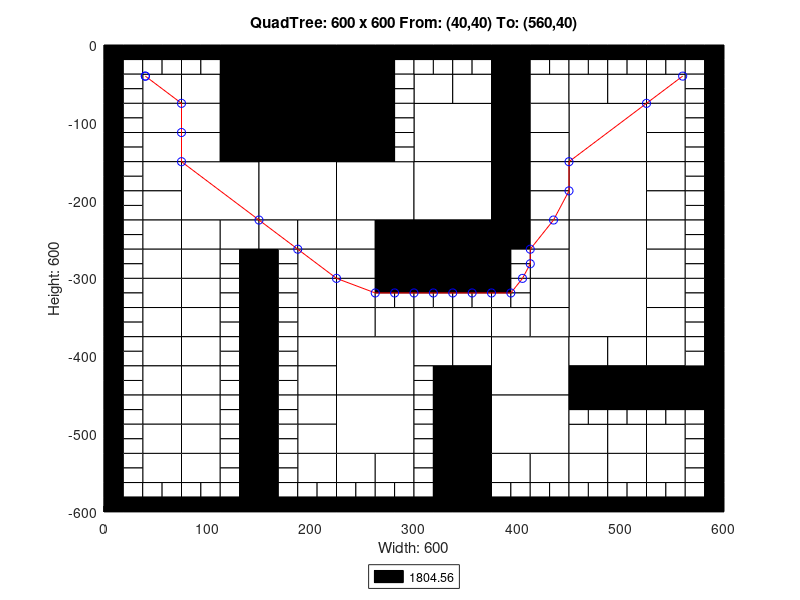

Here is the MATLAB script that generated this plot:
axis([0 600 -600 0]);
title('QuadTree: 600 x 600 From: (40,40) To: (560,40)');
xlabel('Width: 600');
ylabel('Height: 600');
rectangle('Position',[150 -75 75 75], 'FaceColor',[0 0 0]);
rectangle('Position',[150 -150 75 75], 'FaceColor',[0 0 0]);
rectangle('Position',[75 -225 75 75], 'FaceColor',[1 1 1]);
rectangle('Position',[150 -225 75 75], 'FaceColor',[1 1 1]);
rectangle('Position',[225 -225 75 75], 'FaceColor',[1 1 1]);
rectangle('Position',[300 -150 75 75], 'FaceColor',[1 1 1]);
rectangle('Position',[450 -150 75 75], 'FaceColor',[1 1 1]);
rectangle('Position',[300 -225 75 75], 'FaceColor',[1 1 1]);
rectangle('Position',[300 -300 75 75], 'FaceColor',[0 0 0]);
rectangle('Position',[450 -225 75 75], 'FaceColor',[1 1 1]);
rectangle('Position',[450 -300 75 75], 'FaceColor',[1 1 1]);
rectangle('Position',[225 -450 75 75], 'FaceColor',[1 1 1]);
rectangle('Position',[225 -525 75 75], 'FaceColor',[1 1 1]);
rectangle('Position',[375 -450 75 75], 'FaceColor',[1 1 1]);
rectangle('Position',[450 -375 75 75], 'FaceColor',[1 1 1]);
rectangle('Position',[375 -525 75 75], 'FaceColor',[1 1 1]);
rectangle('Position',[37.5 -75 37.5 37.5], 'FaceColor',[1 1 1]);
rectangle('Position',[112.5 -37.5 37.5 37.5], 'FaceColor',[0 0 0]);
rectangle('Position',[75 -75 37.5 37.5], 'FaceColor',[1 1 1]);
rectangle('Position',[112.5 -75 37.5 37.5], 'FaceColor',[0 0 0]);
rectangle('Position',[37.5 -112.5 37.5 37.5], 'FaceColor',[1 1 1]);
rectangle('Position',[37.5 -150 37.5 37.5], 'FaceColor',[1 1 1]);
rectangle('Position',[75 -112.5 37.5 37.5], 'FaceColor',[1 1 1]);
rectangle('Position',[112.5 -112.5 37.5 37.5], 'FaceColor',[0 0 0]);
rectangle('Position',[75 -150 37.5 37.5], 'FaceColor',[1 1 1]);
rectangle('Position',[112.5 -150 37.5 37.5], 'FaceColor',[0 0 0]);
rectangle('Position',[225 -37.5 37.5 37.5], 'FaceColor',[0 0 0]);
rectangle('Position',[225 -75 37.5 37.5], 'FaceColor',[0 0 0]);
rectangle('Position',[225 -112.5 37.5 37.5], 'FaceColor',[0 0 0]);
rectangle('Position',[225 -150 37.5 37.5], 'FaceColor',[0 0 0]);
rectangle('Position',[37.5 -187.5 37.5 37.5], 'FaceColor',[1 1 1]);
rectangle('Position',[37.5 -225 37.5 37.5], 'FaceColor',[1 1 1]);
rectangle('Position',[37.5 -262.5 37.5 37.5], 'FaceColor',[1 1 1]);
rectangle('Position',[37.5 -300 37.5 37.5], 'FaceColor',[1 1 1]);
rectangle('Position',[75 -262.5 37.5 37.5], 'FaceColor',[1 1 1]);
rectangle('Position',[112.5 -262.5 37.5 37.5], 'FaceColor',[1 1 1]);
rectangle('Position',[75 -300 37.5 37.5], 'FaceColor',[1 1 1]);
rectangle('Position',[150 -262.5 37.5 37.5], 'FaceColor',[1 1 1]);
rectangle('Position',[187.5 -262.5 37.5 37.5], 'FaceColor',[1 1 1]);
rectangle('Position',[187.5 -300 37.5 37.5], 'FaceColor',[1 1 1]);
rectangle('Position',[225 -262.5 37.5 37.5], 'FaceColor',[1 1 1]);
rectangle('Position',[262.5 -262.5 37.5 37.5], 'FaceColor',[0 0 0]);
rectangle('Position',[225 -300 37.5 37.5], 'FaceColor',[1 1 1]);
rectangle('Position',[262.5 -300 37.5 37.5], 'FaceColor',[0 0 0]);
rectangle('Position',[300 -75 37.5 37.5], 'FaceColor',[1 1 1]);
rectangle('Position',[337.5 -75 37.5 37.5], 'FaceColor',[1 1 1]);
rectangle('Position',[375 -37.5 37.5 37.5], 'FaceColor',[0 0 0]);
rectangle('Position',[375 -75 37.5 37.5], 'FaceColor',[0 0 0]);
rectangle('Position',[412.5 -75 37.5 37.5], 'FaceColor',[1 1 1]);
rectangle('Position',[375 -112.5 37.5 37.5], 'FaceColor',[0 0 0]);
rectangle('Position',[412.5 -112.5 37.5 37.5], 'FaceColor',[1 1 1]);
rectangle('Position',[375 -150 37.5 37.5], 'FaceColor',[0 0 0]);
rectangle('Position',[412.5 -150 37.5 37.5], 'FaceColor',[1 1 1]);
rectangle('Position',[450 -75 37.5 37.5], 'FaceColor',[1 1 1]);
rectangle('Position',[487.5 -75 37.5 37.5], 'FaceColor',[1 1 1]);
rectangle('Position',[525 -75 37.5 37.5], 'FaceColor',[1 1 1]);
rectangle('Position',[525 -112.5 37.5 37.5], 'FaceColor',[1 1 1]);
rectangle('Position',[525 -150 37.5 37.5], 'FaceColor',[1 1 1]);
rectangle('Position',[375 -187.5 37.5 37.5], 'FaceColor',[0 0 0]);
rectangle('Position',[412.5 -187.5 37.5 37.5], 'FaceColor',[1 1 1]);
rectangle('Position',[375 -225 37.5 37.5], 'FaceColor',[0 0 0]);
rectangle('Position',[412.5 -225 37.5 37.5], 'FaceColor',[1 1 1]);
rectangle('Position',[375 -262.5 37.5 37.5], 'FaceColor',[0 0 0]);
rectangle('Position',[412.5 -262.5 37.5 37.5], 'FaceColor',[1 1 1]);
rectangle('Position',[412.5 -300 37.5 37.5], 'FaceColor',[1 1 1]);
rectangle('Position',[525 -187.5 37.5 37.5], 'FaceColor',[1 1 1]);
rectangle('Position',[525 -225 37.5 37.5], 'FaceColor',[1 1 1]);
rectangle('Position',[525 -262.5 37.5 37.5], 'FaceColor',[1 1 1]);
rectangle('Position',[525 -300 37.5 37.5], 'FaceColor',[1 1 1]);
rectangle('Position',[37.5 -337.5 37.5 37.5], 'FaceColor',[1 1 1]);
rectangle('Position',[37.5 -375 37.5 37.5], 'FaceColor',[1 1 1]);
rectangle('Position',[75 -337.5 37.5 37.5], 'FaceColor',[1 1 1]);
rectangle('Position',[75 -375 37.5 37.5], 'FaceColor',[1 1 1]);
rectangle('Position',[37.5 -412.5 37.5 37.5], 'FaceColor',[1 1 1]);
rectangle('Position',[37.5 -450 37.5 37.5], 'FaceColor',[1 1 1]);
rectangle('Position',[75 -412.5 37.5 37.5], 'FaceColor',[1 1 1]);
rectangle('Position',[75 -450 37.5 37.5], 'FaceColor',[1 1 1]);
rectangle('Position',[187.5 -337.5 37.5 37.5], 'FaceColor',[1 1 1]);
rectangle('Position',[187.5 -375 37.5 37.5], 'FaceColor',[1 1 1]);
rectangle('Position',[225 -337.5 37.5 37.5], 'FaceColor',[1 1 1]);
rectangle('Position',[225 -375 37.5 37.5], 'FaceColor',[1 1 1]);
rectangle('Position',[262.5 -375 37.5 37.5], 'FaceColor',[1 1 1]);
rectangle('Position',[187.5 -412.5 37.5 37.5], 'FaceColor',[1 1 1]);
rectangle('Position',[187.5 -450 37.5 37.5], 'FaceColor',[1 1 1]);
rectangle('Position',[37.5 -487.5 37.5 37.5], 'FaceColor',[1 1 1]);
rectangle('Position',[37.5 -525 37.5 37.5], 'FaceColor',[1 1 1]);
rectangle('Position',[75 -487.5 37.5 37.5], 'FaceColor',[1 1 1]);
rectangle('Position',[75 -525 37.5 37.5], 'FaceColor',[1 1 1]);
rectangle('Position',[37.5 -562.5 37.5 37.5], 'FaceColor',[1 1 1]);
rectangle('Position',[75 -562.5 37.5 37.5], 'FaceColor',[1 1 1]);
rectangle('Position',[187.5 -487.5 37.5 37.5], 'FaceColor',[1 1 1]);
rectangle('Position',[187.5 -525 37.5 37.5], 'FaceColor',[1 1 1]);
rectangle('Position',[187.5 -562.5 37.5 37.5], 'FaceColor',[1 1 1]);
rectangle('Position',[225 -562.5 37.5 37.5], 'FaceColor',[1 1 1]);
rectangle('Position',[262.5 -562.5 37.5 37.5], 'FaceColor',[1 1 1]);
rectangle('Position',[300 -375 37.5 37.5], 'FaceColor',[1 1 1]);
rectangle('Position',[337.5 -375 37.5 37.5], 'FaceColor',[1 1 1]);
rectangle('Position',[412.5 -337.5 37.5 37.5], 'FaceColor',[1 1 1]);
rectangle('Position',[375 -375 37.5 37.5], 'FaceColor',[1 1 1]);
rectangle('Position',[412.5 -375 37.5 37.5], 'FaceColor',[1 1 1]);
rectangle('Position',[300 -412.5 37.5 37.5], 'FaceColor',[1 1 1]);
rectangle('Position',[337.5 -412.5 37.5 37.5], 'FaceColor',[1 1 1]);
rectangle('Position',[337.5 -450 37.5 37.5], 'FaceColor',[0 0 0]);
rectangle('Position',[525 -337.5 37.5 37.5], 'FaceColor',[1 1 1]);
rectangle('Position',[525 -375 37.5 37.5], 'FaceColor',[1 1 1]);
rectangle('Position',[450 -412.5 37.5 37.5], 'FaceColor',[1 1 1]);
rectangle('Position',[487.5 -412.5 37.5 37.5], 'FaceColor',[1 1 1]);
rectangle('Position',[450 -450 37.5 37.5], 'FaceColor',[0 0 0]);
rectangle('Position',[487.5 -450 37.5 37.5], 'FaceColor',[0 0 0]);
rectangle('Position',[525 -412.5 37.5 37.5], 'FaceColor',[1 1 1]);
rectangle('Position',[525 -450 37.5 37.5], 'FaceColor',[0 0 0]);
rectangle('Position',[562.5 -450 37.5 37.5], 'FaceColor',[0 0 0]);
rectangle('Position',[337.5 -487.5 37.5 37.5], 'FaceColor',[0 0 0]);
rectangle('Position',[337.5 -525 37.5 37.5], 'FaceColor',[0 0 0]);
rectangle('Position',[337.5 -562.5 37.5 37.5], 'FaceColor',[0 0 0]);
rectangle('Position',[337.5 -600 37.5 37.5], 'FaceColor',[0 0 0]);
rectangle('Position',[375 -562.5 37.5 37.5], 'FaceColor',[1 1 1]);
rectangle('Position',[412.5 -562.5 37.5 37.5], 'FaceColor',[1 1 1]);
rectangle('Position',[450 -525 37.5 37.5], 'FaceColor',[1 1 1]);
rectangle('Position',[487.5 -525 37.5 37.5], 'FaceColor',[1 1 1]);
rectangle('Position',[525 -525 37.5 37.5], 'FaceColor',[1 1 1]);
rectangle('Position',[450 -562.5 37.5 37.5], 'FaceColor',[1 1 1]);
rectangle('Position',[487.5 -562.5 37.5 37.5], 'FaceColor',[1 1 1]);
rectangle('Position',[525 -562.5 37.5 37.5], 'FaceColor',[1 1 1]);
rectangle('Position',[0 -18.75 18.75 18.75], 'FaceColor',[0 0 0]);
rectangle('Position',[18.75 -18.75 18.75 18.75], 'FaceColor',[0 0 0]);
rectangle('Position',[0 -37.5 18.75 18.75], 'FaceColor',[0 0 0]);
rectangle('Position',[18.75 -37.5 18.75 18.75], 'FaceColor',[1 1 1]);
rectangle('Position',[37.5 -18.75 18.75 18.75], 'FaceColor',[0 0 0]);
rectangle('Position',[56.25 -18.75 18.75 18.75], 'FaceColor',[0 0 0]);
rectangle('Position',[37.5 -37.5 18.75 18.75], 'FaceColor',[1 1 1]);
rectangle('Position',[56.25 -37.5 18.75 18.75], 'FaceColor',[1 1 1]);
rectangle('Position',[0 -56.25 18.75 18.75], 'FaceColor',[0 0 0]);
rectangle('Position',[18.75 -56.25 18.75 18.75], 'FaceColor',[1 1 1]);
rectangle('Position',[0 -75 18.75 18.75], 'FaceColor',[0 0 0]);
rectangle('Position',[18.75 -75 18.75 18.75], 'FaceColor',[1 1 1]);
rectangle('Position',[75 -18.75 18.75 18.75], 'FaceColor',[0 0 0]);
rectangle('Position',[93.75 -18.75 18.75 18.75], 'FaceColor',[0 0 0]);
rectangle('Position',[75 -37.5 18.75 18.75], 'FaceColor',[1 1 1]);
rectangle('Position',[93.75 -37.5 18.75 18.75], 'FaceColor',[1 1 1]);
rectangle('Position',[0 -93.75 18.75 18.75], 'FaceColor',[0 0 0]);
rectangle('Position',[18.75 -93.75 18.75 18.75], 'FaceColor',[1 1 1]);
rectangle('Position',[0 -112.5 18.75 18.75], 'FaceColor',[0 0 0]);
rectangle('Position',[18.75 -112.5 18.75 18.75], 'FaceColor',[1 1 1]);
rectangle('Position',[0 -131.25 18.75 18.75], 'FaceColor',[0 0 0]);
rectangle('Position',[18.75 -131.25 18.75 18.75], 'FaceColor',[1 1 1]);
rectangle('Position',[0 -150 18.75 18.75], 'FaceColor',[0 0 0]);
rectangle('Position',[18.75 -150 18.75 18.75], 'FaceColor',[1 1 1]);
rectangle('Position',[262.5 -18.75 18.75 18.75], 'FaceColor',[0 0 0]);
rectangle('Position',[281.25 -18.75 18.75 18.75], 'FaceColor',[0 0 0]);
rectangle('Position',[262.5 -37.5 18.75 18.75], 'FaceColor',[0 0 0]);
rectangle('Position',[281.25 -37.5 18.75 18.75], 'FaceColor',[1 1 1]);
rectangle('Position',[262.5 -56.25 18.75 18.75], 'FaceColor',[0 0 0]);
rectangle('Position',[281.25 -56.25 18.75 18.75], 'FaceColor',[1 1 1]);
rectangle('Position',[262.5 -75 18.75 18.75], 'FaceColor',[0 0 0]);
rectangle('Position',[281.25 -75 18.75 18.75], 'FaceColor',[1 1 1]);
rectangle('Position',[262.5 -93.75 18.75 18.75], 'FaceColor',[0 0 0]);
rectangle('Position',[281.25 -93.75 18.75 18.75], 'FaceColor',[1 1 1]);
rectangle('Position',[262.5 -112.5 18.75 18.75], 'FaceColor',[0 0 0]);
rectangle('Position',[281.25 -112.5 18.75 18.75], 'FaceColor',[1 1 1]);
rectangle('Position',[262.5 -131.25 18.75 18.75], 'FaceColor',[0 0 0]);
rectangle('Position',[281.25 -131.25 18.75 18.75], 'FaceColor',[1 1 1]);
rectangle('Position',[262.5 -150 18.75 18.75], 'FaceColor',[0 0 0]);
rectangle('Position',[281.25 -150 18.75 18.75], 'FaceColor',[1 1 1]);
rectangle('Position',[0 -168.75 18.75 18.75], 'FaceColor',[0 0 0]);
rectangle('Position',[18.75 -168.75 18.75 18.75], 'FaceColor',[1 1 1]);
rectangle('Position',[0 -187.5 18.75 18.75], 'FaceColor',[0 0 0]);
rectangle('Position',[18.75 -187.5 18.75 18.75], 'FaceColor',[1 1 1]);
rectangle('Position',[0 -206.25 18.75 18.75], 'FaceColor',[0 0 0]);
rectangle('Position',[18.75 -206.25 18.75 18.75], 'FaceColor',[1 1 1]);
rectangle('Position',[0 -225 18.75 18.75], 'FaceColor',[0 0 0]);
rectangle('Position',[18.75 -225 18.75 18.75], 'FaceColor',[1 1 1]);
rectangle('Position',[0 -243.75 18.75 18.75], 'FaceColor',[0 0 0]);
rectangle('Position',[18.75 -243.75 18.75 18.75], 'FaceColor',[1 1 1]);
rectangle('Position',[0 -262.5 18.75 18.75], 'FaceColor',[0 0 0]);
rectangle('Position',[18.75 -262.5 18.75 18.75], 'FaceColor',[1 1 1]);
rectangle('Position',[0 -281.25 18.75 18.75], 'FaceColor',[0 0 0]);
rectangle('Position',[18.75 -281.25 18.75 18.75], 'FaceColor',[1 1 1]);
rectangle('Position',[0 -300 18.75 18.75], 'FaceColor',[0 0 0]);
rectangle('Position',[18.75 -300 18.75 18.75], 'FaceColor',[1 1 1]);
rectangle('Position',[112.5 -281.25 18.75 18.75], 'FaceColor',[1 1 1]);
rectangle('Position',[131.25 -281.25 18.75 18.75], 'FaceColor',[0 0 0]);
rectangle('Position',[112.5 -300 18.75 18.75], 'FaceColor',[1 1 1]);
rectangle('Position',[131.25 -300 18.75 18.75], 'FaceColor',[0 0 0]);
rectangle('Position',[150 -281.25 18.75 18.75], 'FaceColor',[0 0 0]);
rectangle('Position',[168.75 -281.25 18.75 18.75], 'FaceColor',[1 1 1]);
rectangle('Position',[150 -300 18.75 18.75], 'FaceColor',[0 0 0]);
rectangle('Position',[168.75 -300 18.75 18.75], 'FaceColor',[1 1 1]);
rectangle('Position',[300 -18.75 18.75 18.75], 'FaceColor',[0 0 0]);
rectangle('Position',[318.75 -18.75 18.75 18.75], 'FaceColor',[0 0 0]);
rectangle('Position',[300 -37.5 18.75 18.75], 'FaceColor',[1 1 1]);
rectangle('Position',[318.75 -37.5 18.75 18.75], 'FaceColor',[1 1 1]);
rectangle('Position',[337.5 -18.75 18.75 18.75], 'FaceColor',[0 0 0]);
rectangle('Position',[356.25 -18.75 18.75 18.75], 'FaceColor',[0 0 0]);
rectangle('Position',[337.5 -37.5 18.75 18.75], 'FaceColor',[1 1 1]);
rectangle('Position',[356.25 -37.5 18.75 18.75], 'FaceColor',[1 1 1]);
rectangle('Position',[412.5 -18.75 18.75 18.75], 'FaceColor',[0 0 0]);
rectangle('Position',[431.25 -18.75 18.75 18.75], 'FaceColor',[0 0 0]);
rectangle('Position',[412.5 -37.5 18.75 18.75], 'FaceColor',[1 1 1]);
rectangle('Position',[431.25 -37.5 18.75 18.75], 'FaceColor',[1 1 1]);
rectangle('Position',[450 -18.75 18.75 18.75], 'FaceColor',[0 0 0]);
rectangle('Position',[468.75 -18.75 18.75 18.75], 'FaceColor',[0 0 0]);
rectangle('Position',[450 -37.5 18.75 18.75], 'FaceColor',[1 1 1]);
rectangle('Position',[468.75 -37.5 18.75 18.75], 'FaceColor',[1 1 1]);
rectangle('Position',[487.5 -18.75 18.75 18.75], 'FaceColor',[0 0 0]);
rectangle('Position',[506.25 -18.75 18.75 18.75], 'FaceColor',[0 0 0]);
rectangle('Position',[487.5 -37.5 18.75 18.75], 'FaceColor',[1 1 1]);
rectangle('Position',[506.25 -37.5 18.75 18.75], 'FaceColor',[1 1 1]);
rectangle('Position',[525 -18.75 18.75 18.75], 'FaceColor',[0 0 0]);
rectangle('Position',[543.75 -18.75 18.75 18.75], 'FaceColor',[0 0 0]);
rectangle('Position',[525 -37.5 18.75 18.75], 'FaceColor',[1 1 1]);
rectangle('Position',[543.75 -37.5 18.75 18.75], 'FaceColor',[1 1 1]);
rectangle('Position',[562.5 -18.75 18.75 18.75], 'FaceColor',[0 0 0]);
rectangle('Position',[581.25 -18.75 18.75 18.75], 'FaceColor',[0 0 0]);
rectangle('Position',[562.5 -37.5 18.75 18.75], 'FaceColor',[1 1 1]);
rectangle('Position',[581.25 -37.5 18.75 18.75], 'FaceColor',[0 0 0]);
rectangle('Position',[562.5 -56.25 18.75 18.75], 'FaceColor',[1 1 1]);
rectangle('Position',[581.25 -56.25 18.75 18.75], 'FaceColor',[0 0 0]);
rectangle('Position',[562.5 -75 18.75 18.75], 'FaceColor',[1 1 1]);
rectangle('Position',[581.25 -75 18.75 18.75], 'FaceColor',[0 0 0]);
rectangle('Position',[562.5 -93.75 18.75 18.75], 'FaceColor',[1 1 1]);
rectangle('Position',[581.25 -93.75 18.75 18.75], 'FaceColor',[0 0 0]);
rectangle('Position',[562.5 -112.5 18.75 18.75], 'FaceColor',[1 1 1]);
rectangle('Position',[581.25 -112.5 18.75 18.75], 'FaceColor',[0 0 0]);
rectangle('Position',[562.5 -131.25 18.75 18.75], 'FaceColor',[1 1 1]);
rectangle('Position',[581.25 -131.25 18.75 18.75], 'FaceColor',[0 0 0]);
rectangle('Position',[562.5 -150 18.75 18.75], 'FaceColor',[1 1 1]);
rectangle('Position',[581.25 -150 18.75 18.75], 'FaceColor',[0 0 0]);
rectangle('Position',[375 -281.25 18.75 18.75], 'FaceColor',[0 0 0]);
rectangle('Position',[393.75 -281.25 18.75 18.75], 'FaceColor',[1 1 1]);
rectangle('Position',[375 -300 18.75 18.75], 'FaceColor',[0 0 0]);
rectangle('Position',[393.75 -300 18.75 18.75], 'FaceColor',[1 1 1]);
rectangle('Position',[562.5 -168.75 18.75 18.75], 'FaceColor',[1 1 1]);
rectangle('Position',[581.25 -168.75 18.75 18.75], 'FaceColor',[0 0 0]);
rectangle('Position',[562.5 -187.5 18.75 18.75], 'FaceColor',[1 1 1]);
rectangle('Position',[581.25 -187.5 18.75 18.75], 'FaceColor',[0 0 0]);
rectangle('Position',[562.5 -206.25 18.75 18.75], 'FaceColor',[1 1 1]);
rectangle('Position',[581.25 -206.25 18.75 18.75], 'FaceColor',[0 0 0]);
rectangle('Position',[562.5 -225 18.75 18.75], 'FaceColor',[1 1 1]);
rectangle('Position',[581.25 -225 18.75 18.75], 'FaceColor',[0 0 0]);
rectangle('Position',[562.5 -243.75 18.75 18.75], 'FaceColor',[1 1 1]);
rectangle('Position',[581.25 -243.75 18.75 18.75], 'FaceColor',[0 0 0]);
rectangle('Position',[562.5 -262.5 18.75 18.75], 'FaceColor',[1 1 1]);
rectangle('Position',[581.25 -262.5 18.75 18.75], 'FaceColor',[0 0 0]);
rectangle('Position',[562.5 -281.25 18.75 18.75], 'FaceColor',[1 1 1]);
rectangle('Position',[581.25 -281.25 18.75 18.75], 'FaceColor',[0 0 0]);
rectangle('Position',[562.5 -300 18.75 18.75], 'FaceColor',[1 1 1]);
rectangle('Position',[581.25 -300 18.75 18.75], 'FaceColor',[0 0 0]);
rectangle('Position',[0 -318.75 18.75 18.75], 'FaceColor',[0 0 0]);
rectangle('Position',[18.75 -318.75 18.75 18.75], 'FaceColor',[1 1 1]);
rectangle('Position',[0 -337.5 18.75 18.75], 'FaceColor',[0 0 0]);
rectangle('Position',[18.75 -337.5 18.75 18.75], 'FaceColor',[1 1 1]);
rectangle('Position',[0 -356.25 18.75 18.75], 'FaceColor',[0 0 0]);
rectangle('Position',[18.75 -356.25 18.75 18.75], 'FaceColor',[1 1 1]);
rectangle('Position',[0 -375 18.75 18.75], 'FaceColor',[0 0 0]);
rectangle('Position',[18.75 -375 18.75 18.75], 'FaceColor',[1 1 1]);
rectangle('Position',[112.5 -318.75 18.75 18.75], 'FaceColor',[1 1 1]);
rectangle('Position',[131.25 -318.75 18.75 18.75], 'FaceColor',[0 0 0]);
rectangle('Position',[112.5 -337.5 18.75 18.75], 'FaceColor',[1 1 1]);
rectangle('Position',[131.25 -337.5 18.75 18.75], 'FaceColor',[0 0 0]);
rectangle('Position',[112.5 -356.25 18.75 18.75], 'FaceColor',[1 1 1]);
rectangle('Position',[131.25 -356.25 18.75 18.75], 'FaceColor',[0 0 0]);
rectangle('Position',[112.5 -375 18.75 18.75], 'FaceColor',[1 1 1]);
rectangle('Position',[131.25 -375 18.75 18.75], 'FaceColor',[0 0 0]);
rectangle('Position',[0 -393.75 18.75 18.75], 'FaceColor',[0 0 0]);
rectangle('Position',[18.75 -393.75 18.75 18.75], 'FaceColor',[1 1 1]);
rectangle('Position',[0 -412.5 18.75 18.75], 'FaceColor',[0 0 0]);
rectangle('Position',[18.75 -412.5 18.75 18.75], 'FaceColor',[1 1 1]);
rectangle('Position',[0 -431.25 18.75 18.75], 'FaceColor',[0 0 0]);
rectangle('Position',[18.75 -431.25 18.75 18.75], 'FaceColor',[1 1 1]);
rectangle('Position',[0 -450 18.75 18.75], 'FaceColor',[0 0 0]);
rectangle('Position',[18.75 -450 18.75 18.75], 'FaceColor',[1 1 1]);
rectangle('Position',[112.5 -393.75 18.75 18.75], 'FaceColor',[1 1 1]);
rectangle('Position',[131.25 -393.75 18.75 18.75], 'FaceColor',[0 0 0]);
rectangle('Position',[112.5 -412.5 18.75 18.75], 'FaceColor',[1 1 1]);
rectangle('Position',[131.25 -412.5 18.75 18.75], 'FaceColor',[0 0 0]);
rectangle('Position',[112.5 -431.25 18.75 18.75], 'FaceColor',[1 1 1]);
rectangle('Position',[131.25 -431.25 18.75 18.75], 'FaceColor',[0 0 0]);
rectangle('Position',[112.5 -450 18.75 18.75], 'FaceColor',[1 1 1]);
rectangle('Position',[131.25 -450 18.75 18.75], 'FaceColor',[0 0 0]);
rectangle('Position',[150 -318.75 18.75 18.75], 'FaceColor',[0 0 0]);
rectangle('Position',[168.75 -318.75 18.75 18.75], 'FaceColor',[1 1 1]);
rectangle('Position',[150 -337.5 18.75 18.75], 'FaceColor',[0 0 0]);
rectangle('Position',[168.75 -337.5 18.75 18.75], 'FaceColor',[1 1 1]);
rectangle('Position',[150 -356.25 18.75 18.75], 'FaceColor',[0 0 0]);
rectangle('Position',[168.75 -356.25 18.75 18.75], 'FaceColor',[1 1 1]);
rectangle('Position',[150 -375 18.75 18.75], 'FaceColor',[0 0 0]);
rectangle('Position',[168.75 -375 18.75 18.75], 'FaceColor',[1 1 1]);
rectangle('Position',[262.5 -318.75 18.75 18.75], 'FaceColor',[0 0 0]);
rectangle('Position',[281.25 -318.75 18.75 18.75], 'FaceColor',[0 0 0]);
rectangle('Position',[262.5 -337.5 18.75 18.75], 'FaceColor',[1 1 1]);
rectangle('Position',[281.25 -337.5 18.75 18.75], 'FaceColor',[1 1 1]);
rectangle('Position',[150 -393.75 18.75 18.75], 'FaceColor',[0 0 0]);
rectangle('Position',[168.75 -393.75 18.75 18.75], 'FaceColor',[1 1 1]);
rectangle('Position',[150 -412.5 18.75 18.75], 'FaceColor',[0 0 0]);
rectangle('Position',[168.75 -412.5 18.75 18.75], 'FaceColor',[1 1 1]);
rectangle('Position',[150 -431.25 18.75 18.75], 'FaceColor',[0 0 0]);
rectangle('Position',[168.75 -431.25 18.75 18.75], 'FaceColor',[1 1 1]);
rectangle('Position',[150 -450 18.75 18.75], 'FaceColor',[0 0 0]);
rectangle('Position',[168.75 -450 18.75 18.75], 'FaceColor',[1 1 1]);
rectangle('Position',[0 -468.75 18.75 18.75], 'FaceColor',[0 0 0]);
rectangle('Position',[18.75 -468.75 18.75 18.75], 'FaceColor',[1 1 1]);
rectangle('Position',[0 -487.5 18.75 18.75], 'FaceColor',[0 0 0]);
rectangle('Position',[18.75 -487.5 18.75 18.75], 'FaceColor',[1 1 1]);
rectangle('Position',[0 -506.25 18.75 18.75], 'FaceColor',[0 0 0]);
rectangle('Position',[18.75 -506.25 18.75 18.75], 'FaceColor',[1 1 1]);
rectangle('Position',[0 -525 18.75 18.75], 'FaceColor',[0 0 0]);
rectangle('Position',[18.75 -525 18.75 18.75], 'FaceColor',[1 1 1]);
rectangle('Position',[112.5 -468.75 18.75 18.75], 'FaceColor',[1 1 1]);
rectangle('Position',[131.25 -468.75 18.75 18.75], 'FaceColor',[0 0 0]);
rectangle('Position',[112.5 -487.5 18.75 18.75], 'FaceColor',[1 1 1]);
rectangle('Position',[131.25 -487.5 18.75 18.75], 'FaceColor',[0 0 0]);
rectangle('Position',[112.5 -506.25 18.75 18.75], 'FaceColor',[1 1 1]);
rectangle('Position',[131.25 -506.25 18.75 18.75], 'FaceColor',[0 0 0]);
rectangle('Position',[112.5 -525 18.75 18.75], 'FaceColor',[1 1 1]);
rectangle('Position',[131.25 -525 18.75 18.75], 'FaceColor',[0 0 0]);
rectangle('Position',[0 -543.75 18.75 18.75], 'FaceColor',[0 0 0]);
rectangle('Position',[18.75 -543.75 18.75 18.75], 'FaceColor',[1 1 1]);
rectangle('Position',[0 -562.5 18.75 18.75], 'FaceColor',[0 0 0]);
rectangle('Position',[18.75 -562.5 18.75 18.75], 'FaceColor',[1 1 1]);
rectangle('Position',[0 -581.25 18.75 18.75], 'FaceColor',[0 0 0]);
rectangle('Position',[18.75 -581.25 18.75 18.75], 'FaceColor',[1 1 1]);
rectangle('Position',[0 -600 18.75 18.75], 'FaceColor',[0 0 0]);
rectangle('Position',[18.75 -600 18.75 18.75], 'FaceColor',[0 0 0]);
rectangle('Position',[37.5 -581.25 18.75 18.75], 'FaceColor',[1 1 1]);
rectangle('Position',[56.25 -581.25 18.75 18.75], 'FaceColor',[1 1 1]);
rectangle('Position',[37.5 -600 18.75 18.75], 'FaceColor',[0 0 0]);
rectangle('Position',[56.25 -600 18.75 18.75], 'FaceColor',[0 0 0]);
rectangle('Position',[112.5 -543.75 18.75 18.75], 'FaceColor',[1 1 1]);
rectangle('Position',[131.25 -543.75 18.75 18.75], 'FaceColor',[0 0 0]);
rectangle('Position',[112.5 -562.5 18.75 18.75], 'FaceColor',[1 1 1]);
rectangle('Position',[131.25 -562.5 18.75 18.75], 'FaceColor',[0 0 0]);
rectangle('Position',[75 -581.25 18.75 18.75], 'FaceColor',[1 1 1]);
rectangle('Position',[93.75 -581.25 18.75 18.75], 'FaceColor',[1 1 1]);
rectangle('Position',[75 -600 18.75 18.75], 'FaceColor',[0 0 0]);
rectangle('Position',[93.75 -600 18.75 18.75], 'FaceColor',[0 0 0]);
rectangle('Position',[112.5 -581.25 18.75 18.75], 'FaceColor',[1 1 1]);
rectangle('Position',[131.25 -581.25 18.75 18.75], 'FaceColor',[0 0 0]);
rectangle('Position',[112.5 -600 18.75 18.75], 'FaceColor',[0 0 0]);
rectangle('Position',[131.25 -600 18.75 18.75], 'FaceColor',[0 0 0]);
rectangle('Position',[150 -468.75 18.75 18.75], 'FaceColor',[0 0 0]);
rectangle('Position',[168.75 -468.75 18.75 18.75], 'FaceColor',[1 1 1]);
rectangle('Position',[150 -487.5 18.75 18.75], 'FaceColor',[0 0 0]);
rectangle('Position',[168.75 -487.5 18.75 18.75], 'FaceColor',[1 1 1]);
rectangle('Position',[150 -506.25 18.75 18.75], 'FaceColor',[0 0 0]);
rectangle('Position',[168.75 -506.25 18.75 18.75], 'FaceColor',[1 1 1]);
rectangle('Position',[150 -525 18.75 18.75], 'FaceColor',[0 0 0]);
rectangle('Position',[168.75 -525 18.75 18.75], 'FaceColor',[1 1 1]);
rectangle('Position',[150 -543.75 18.75 18.75], 'FaceColor',[0 0 0]);
rectangle('Position',[168.75 -543.75 18.75 18.75], 'FaceColor',[1 1 1]);
rectangle('Position',[150 -562.5 18.75 18.75], 'FaceColor',[0 0 0]);
rectangle('Position',[168.75 -562.5 18.75 18.75], 'FaceColor',[1 1 1]);
rectangle('Position',[150 -581.25 18.75 18.75], 'FaceColor',[0 0 0]);
rectangle('Position',[168.75 -581.25 18.75 18.75], 'FaceColor',[1 1 1]);
rectangle('Position',[150 -600 18.75 18.75], 'FaceColor',[0 0 0]);
rectangle('Position',[168.75 -600 18.75 18.75], 'FaceColor',[0 0 0]);
rectangle('Position',[187.5 -581.25 18.75 18.75], 'FaceColor',[1 1 1]);
rectangle('Position',[206.25 -581.25 18.75 18.75], 'FaceColor',[1 1 1]);
rectangle('Position',[187.5 -600 18.75 18.75], 'FaceColor',[0 0 0]);
rectangle('Position',[206.25 -600 18.75 18.75], 'FaceColor',[0 0 0]);
rectangle('Position',[225 -581.25 18.75 18.75], 'FaceColor',[1 1 1]);
rectangle('Position',[243.75 -581.25 18.75 18.75], 'FaceColor',[1 1 1]);
rectangle('Position',[225 -600 18.75 18.75], 'FaceColor',[0 0 0]);
rectangle('Position',[243.75 -600 18.75 18.75], 'FaceColor',[0 0 0]);
rectangle('Position',[262.5 -581.25 18.75 18.75], 'FaceColor',[1 1 1]);
rectangle('Position',[281.25 -581.25 18.75 18.75], 'FaceColor',[1 1 1]);
rectangle('Position',[262.5 -600 18.75 18.75], 'FaceColor',[0 0 0]);
rectangle('Position',[281.25 -600 18.75 18.75], 'FaceColor',[0 0 0]);
rectangle('Position',[300 -318.75 18.75 18.75], 'FaceColor',[0 0 0]);
rectangle('Position',[318.75 -318.75 18.75 18.75], 'FaceColor',[0 0 0]);
rectangle('Position',[300 -337.5 18.75 18.75], 'FaceColor',[1 1 1]);
rectangle('Position',[318.75 -337.5 18.75 18.75], 'FaceColor',[1 1 1]);
rectangle('Position',[337.5 -318.75 18.75 18.75], 'FaceColor',[0 0 0]);
rectangle('Position',[356.25 -318.75 18.75 18.75], 'FaceColor',[0 0 0]);
rectangle('Position',[337.5 -337.5 18.75 18.75], 'FaceColor',[1 1 1]);
rectangle('Position',[356.25 -337.5 18.75 18.75], 'FaceColor',[1 1 1]);
rectangle('Position',[375 -318.75 18.75 18.75], 'FaceColor',[0 0 0]);
rectangle('Position',[393.75 -318.75 18.75 18.75], 'FaceColor',[1 1 1]);
rectangle('Position',[375 -337.5 18.75 18.75], 'FaceColor',[1 1 1]);
rectangle('Position',[393.75 -337.5 18.75 18.75], 'FaceColor',[1 1 1]);
rectangle('Position',[300 -431.25 18.75 18.75], 'FaceColor',[1 1 1]);
rectangle('Position',[318.75 -431.25 18.75 18.75], 'FaceColor',[0 0 0]);
rectangle('Position',[300 -450 18.75 18.75], 'FaceColor',[1 1 1]);
rectangle('Position',[318.75 -450 18.75 18.75], 'FaceColor',[0 0 0]);
rectangle('Position',[562.5 -318.75 18.75 18.75], 'FaceColor',[1 1 1]);
rectangle('Position',[581.25 -318.75 18.75 18.75], 'FaceColor',[0 0 0]);
rectangle('Position',[562.5 -337.5 18.75 18.75], 'FaceColor',[1 1 1]);
rectangle('Position',[581.25 -337.5 18.75 18.75], 'FaceColor',[0 0 0]);
rectangle('Position',[562.5 -356.25 18.75 18.75], 'FaceColor',[1 1 1]);
rectangle('Position',[581.25 -356.25 18.75 18.75], 'FaceColor',[0 0 0]);
rectangle('Position',[562.5 -375 18.75 18.75], 'FaceColor',[1 1 1]);
rectangle('Position',[581.25 -375 18.75 18.75], 'FaceColor',[0 0 0]);
rectangle('Position',[562.5 -393.75 18.75 18.75], 'FaceColor',[1 1 1]);
rectangle('Position',[581.25 -393.75 18.75 18.75], 'FaceColor',[0 0 0]);
rectangle('Position',[562.5 -412.5 18.75 18.75], 'FaceColor',[1 1 1]);
rectangle('Position',[581.25 -412.5 18.75 18.75], 'FaceColor',[0 0 0]);
rectangle('Position',[300 -468.75 18.75 18.75], 'FaceColor',[1 1 1]);
rectangle('Position',[318.75 -468.75 18.75 18.75], 'FaceColor',[0 0 0]);
rectangle('Position',[300 -487.5 18.75 18.75], 'FaceColor',[1 1 1]);
rectangle('Position',[318.75 -487.5 18.75 18.75], 'FaceColor',[0 0 0]);
rectangle('Position',[300 -506.25 18.75 18.75], 'FaceColor',[1 1 1]);
rectangle('Position',[318.75 -506.25 18.75 18.75], 'FaceColor',[0 0 0]);
rectangle('Position',[300 -525 18.75 18.75], 'FaceColor',[1 1 1]);
rectangle('Position',[318.75 -525 18.75 18.75], 'FaceColor',[0 0 0]);
rectangle('Position',[300 -543.75 18.75 18.75], 'FaceColor',[1 1 1]);
rectangle('Position',[318.75 -543.75 18.75 18.75], 'FaceColor',[0 0 0]);
rectangle('Position',[300 -562.5 18.75 18.75], 'FaceColor',[1 1 1]);
rectangle('Position',[318.75 -562.5 18.75 18.75], 'FaceColor',[0 0 0]);
rectangle('Position',[300 -581.25 18.75 18.75], 'FaceColor',[1 1 1]);
rectangle('Position',[318.75 -581.25 18.75 18.75], 'FaceColor',[0 0 0]);
rectangle('Position',[300 -600 18.75 18.75], 'FaceColor',[0 0 0]);
rectangle('Position',[318.75 -600 18.75 18.75], 'FaceColor',[0 0 0]);
rectangle('Position',[375 -581.25 18.75 18.75], 'FaceColor',[1 1 1]);
rectangle('Position',[393.75 -581.25 18.75 18.75], 'FaceColor',[1 1 1]);
rectangle('Position',[375 -600 18.75 18.75], 'FaceColor',[0 0 0]);
rectangle('Position',[393.75 -600 18.75 18.75], 'FaceColor',[0 0 0]);
rectangle('Position',[412.5 -581.25 18.75 18.75], 'FaceColor',[1 1 1]);
rectangle('Position',[431.25 -581.25 18.75 18.75], 'FaceColor',[1 1 1]);
rectangle('Position',[412.5 -600 18.75 18.75], 'FaceColor',[0 0 0]);
rectangle('Position',[431.25 -600 18.75 18.75], 'FaceColor',[0 0 0]);
rectangle('Position',[450 -468.75 18.75 18.75], 'FaceColor',[0 0 0]);
rectangle('Position',[468.75 -468.75 18.75 18.75], 'FaceColor',[0 0 0]);
rectangle('Position',[450 -487.5 18.75 18.75], 'FaceColor',[1 1 1]);
rectangle('Position',[468.75 -487.5 18.75 18.75], 'FaceColor',[1 1 1]);
rectangle('Position',[487.5 -468.75 18.75 18.75], 'FaceColor',[0 0 0]);
rectangle('Position',[506.25 -468.75 18.75 18.75], 'FaceColor',[0 0 0]);
rectangle('Position',[487.5 -487.5 18.75 18.75], 'FaceColor',[1 1 1]);
rectangle('Position',[506.25 -487.5 18.75 18.75], 'FaceColor',[1 1 1]);
rectangle('Position',[525 -468.75 18.75 18.75], 'FaceColor',[0 0 0]);
rectangle('Position',[543.75 -468.75 18.75 18.75], 'FaceColor',[0 0 0]);
rectangle('Position',[525 -487.5 18.75 18.75], 'FaceColor',[1 1 1]);
rectangle('Position',[543.75 -487.5 18.75 18.75], 'FaceColor',[1 1 1]);
rectangle('Position',[562.5 -468.75 18.75 18.75], 'FaceColor',[0 0 0]);
rectangle('Position',[581.25 -468.75 18.75 18.75], 'FaceColor',[0 0 0]);
rectangle('Position',[562.5 -487.5 18.75 18.75], 'FaceColor',[1 1 1]);
rectangle('Position',[581.25 -487.5 18.75 18.75], 'FaceColor',[0 0 0]);
rectangle('Position',[562.5 -506.25 18.75 18.75], 'FaceColor',[1 1 1]);
rectangle('Position',[581.25 -506.25 18.75 18.75], 'FaceColor',[0 0 0]);
rectangle('Position',[562.5 -525 18.75 18.75], 'FaceColor',[1 1 1]);
rectangle('Position',[581.25 -525 18.75 18.75], 'FaceColor',[0 0 0]);
rectangle('Position',[450 -581.25 18.75 18.75], 'FaceColor',[1 1 1]);
rectangle('Position',[468.75 -581.25 18.75 18.75], 'FaceColor',[1 1 1]);
rectangle('Position',[450 -600 18.75 18.75], 'FaceColor',[0 0 0]);
rectangle('Position',[468.75 -600 18.75 18.75], 'FaceColor',[0 0 0]);
rectangle('Position',[487.5 -581.25 18.75 18.75], 'FaceColor',[1 1 1]);
rectangle('Position',[506.25 -581.25 18.75 18.75], 'FaceColor',[1 1 1]);
rectangle('Position',[487.5 -600 18.75 18.75], 'FaceColor',[0 0 0]);
rectangle('Position',[506.25 -600 18.75 18.75], 'FaceColor',[0 0 0]);
rectangle('Position',[562.5 -543.75 18.75 18.75], 'FaceColor',[1 1 1]);
rectangle('Position',[581.25 -543.75 18.75 18.75], 'FaceColor',[0 0 0]);
rectangle('Position',[562.5 -562.5 18.75 18.75], 'FaceColor',[1 1 1]);
rectangle('Position',[581.25 -562.5 18.75 18.75], 'FaceColor',[0 0 0]);
rectangle('Position',[525 -581.25 18.75 18.75], 'FaceColor',[1 1 1]);
rectangle('Position',[543.75 -581.25 18.75 18.75], 'FaceColor',[1 1 1]);
rectangle('Position',[525 -600 18.75 18.75], 'FaceColor',[0 0 0]);
rectangle('Position',[543.75 -600 18.75 18.75], 'FaceColor',[0 0 0]);
rectangle('Position',[562.5 -581.25 18.75 18.75], 'FaceColor',[1 1 1]);
rectangle('Position',[581.25 -581.25 18.75 18.75], 'FaceColor',[0 0 0]);
rectangle('Position',[562.5 -600 18.75 18.75], 'FaceColor',[0 0 0]);
rectangle('Position',[581.25 -600 18.75 18.75], 'FaceColor',[0 0 0]);
X=[560,525,450,450,435,412.5,412.5,405,393.75,375,356.25,337.5,318.75,300,281.25,262.5,225,187.5,150,75,75,75,40,40];
Y=[-40,-75,-150,-187.5,-225,-262.5,-281.25,-300,-318.75,-318.75,-318.75,-318.75,-318.75,-318.75,-318.75,-318.75,-300,-262.5,-225,-150,-112.5,-75,-40,-40];
hold on;
plot(X,Y,'r');
plot(X,Y,'bo');
legend('1804.56','Location','southoutside');
